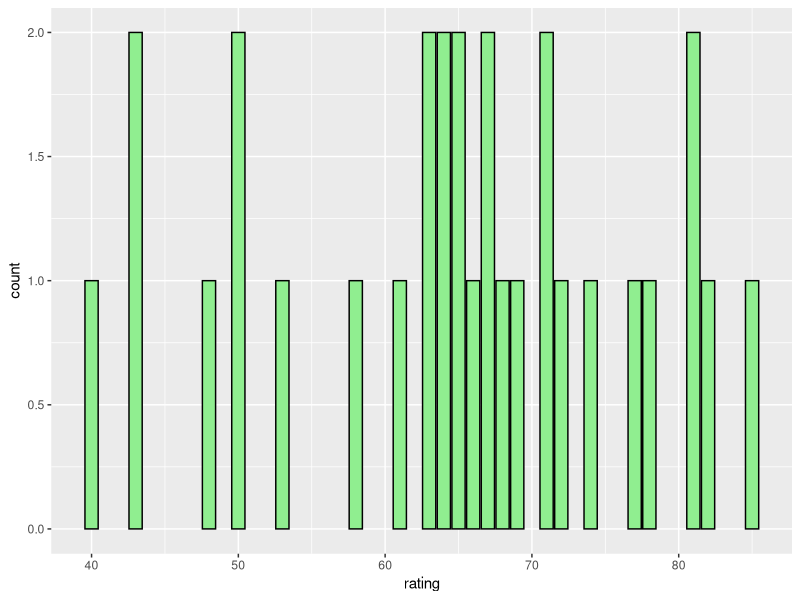
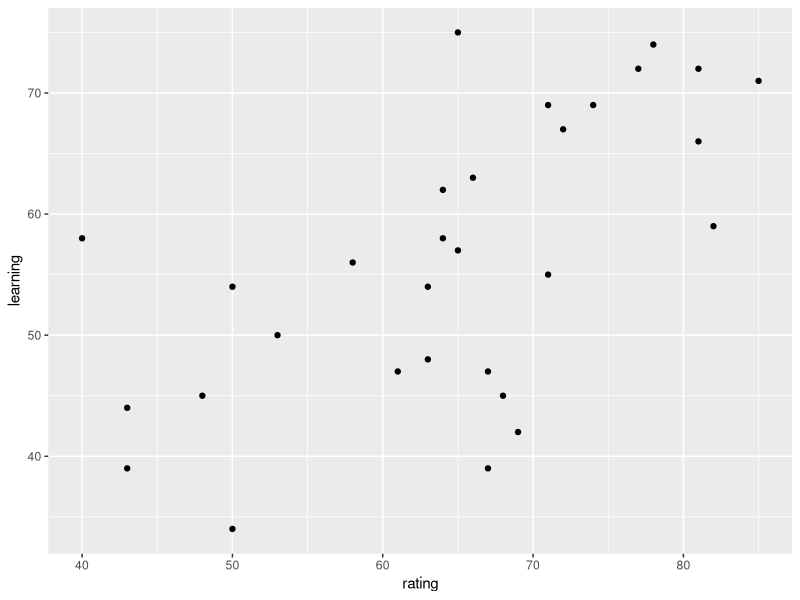
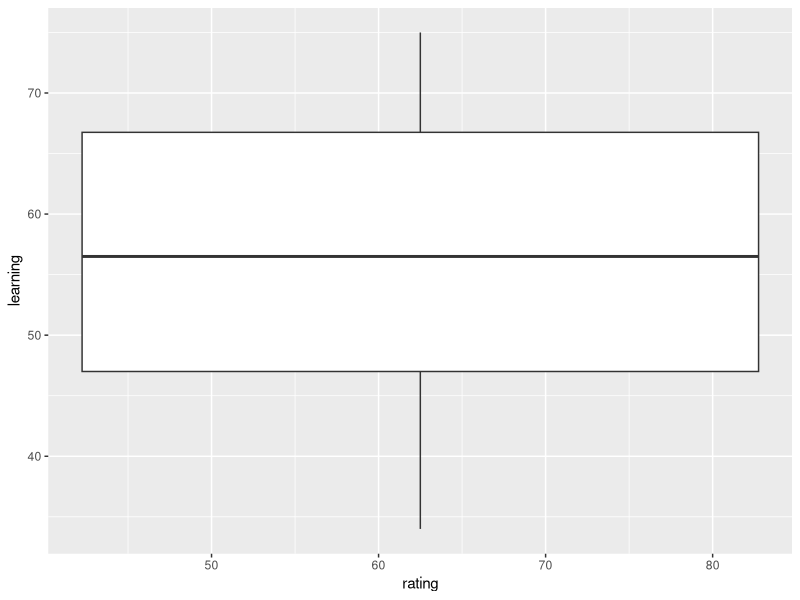

These figures' R source, in order:
## ---- chunk 1
library(ggplot2)
attitude

ggplot(data = attitude, aes(x = rating)) +
  geom_bar(fill = "lightgreen", colour = "black")

ggplot(data = attitude, aes(x = rating, y=learning)) +
  geom_point()

ggplot(attitude, aes(x=rating, y=learning)) +
  geom_boxplot()
